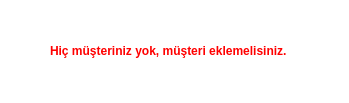
<?xml version="1.0" encoding="UTF-8"?>
<ui version="4.0">
 <class>Musteri_yok_Hata</class>
 <widget class="QWidget" name="Musteri_yok_Hata">
  <property name="geometry">
   <rect>
    <x>0</x>
    <y>0</y>
    <width>349</width>
    <height>103</height>
   </rect>
  </property>
  <property name="windowTitle">
   <string>Müşteri Yok Hata</string>
  </property>
  <property name="styleSheet">
   <string notr="true">background-color: rgb(255, 255, 255);</string>
  </property>
  <widget class="QLabel" name="musteri_hata">
   <property name="geometry">
    <rect>
     <x>50</x>
     <y>20</y>
     <width>291</width>
     <height>61</height>
    </rect>
   </property>
   <property name="font">
    <font>
     <pointsize>9</pointsize>
     <weight>75</weight>
     <bold>true</bold>
    </font>
   </property>
   <property name="styleSheet">
    <string notr="true">color: rgb(255, 0, 0);
</string>
   </property>
   <property name="text">
    <string>Hiç müşteriniz yok, müşteri eklemelisiniz.</string>
   </property>
  </widget>
 </widget>
 <resources/>
 <connections/>
</ui>
